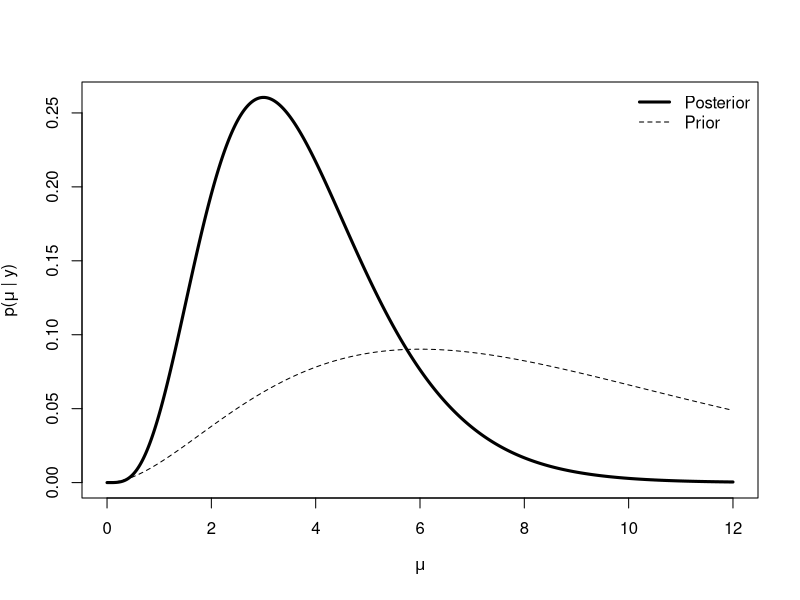
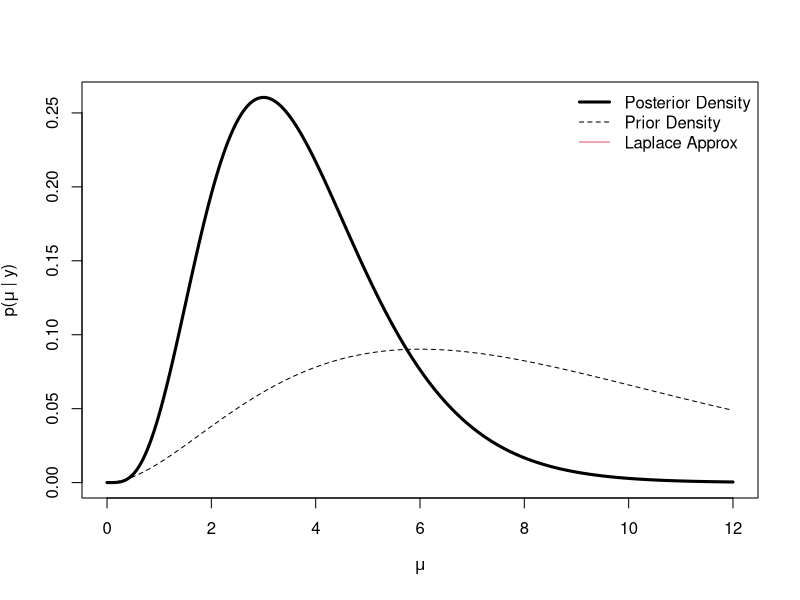

These figures' R source, in order: (Note: this script raises an error after producing the figures.)

# Laplace approximation

# 사전분포가 Gamma(3,1/3)이고 y=2가 관측되었을 때 사전 및 사후분포

make_post <- function(y, shape, scale) {
  function(x) {
    dgamma(x, shape = y + shape,
           scale = 1 / (1 + 1 / scale))
  }
}

set.seed(2017-11-29)
y <- 2
prior.shape <- 3
prior.scale <- 3
p <- make_post(y, prior.shape, prior.scale)
curve(p, 0, 12, n=1000, lwd=3, xlab=expression(mu),
      ylab = expression(paste("p(", mu, " | y)")))
curve(dgamma(x, shape=prior.shape, scale=prior.scale), 
      add = TRUE, lty = 2)
legend("topright", legend = c("Posterior", "Prior"), 
       lty = c(1, 2), lwd = c(3, 1), bty = "n")

# 1) Compute the gradient and Hessian of the Gamma density

a <- prior.shape
b <- prior.scale
fhat <- deriv3(~ mu^(y + a - 1) * exp(-mu * (1 + 1/b)) / ((1/(1+1/b))^(y+a) * gamma(y + a)), "mu", function.arg = TRUE)

# 2) Compute the quadratic approximation to the density via the lapprox() function below

post.shape <- y + prior.shape - 1
post.scale <- 1 / (length(y) + 1 / prior.scale)
lapprox <- Vectorize(function(mu, mu0 = pmode) {
  deriv <- fhat(mu0)
  grad <- attr(deriv, "gradient")
  hess <- drop(attr(deriv, "hessian"))
  f <- function(x) dgamma(x, shape = post.shape, scale = post.scale)
  hpp <- (hess * f(mu0) - grad^2) / f(mu0)^2
  exp(log(f(mu0)) + 0.5 * hpp * (mu - mu0)^2)
}, "mu")

# 3) Plotting the true posterior and the Laplace approximation gives us the following.

curve(p, 0, 12, n = 1000, lwd = 3, xlab = expression(mu),
      ylab = expression(paste("p(", mu, " | y)")))
curve(dgamma(x, shape = prior.shape, scale = prior.scale), add = TRUE, lty = 2)
legend("topright", 
       legend = c("Posterior Density", "Prior Density", "Laplace Approx"), 
       lty = c(1, 2, 1), lwd = c(3, 1, 1), col = c(1, 1, 2), bty = "n")
curve(lapprox, 0.001, 12, n = 1000, add = TRUE, col = 2, lwd = 2)
